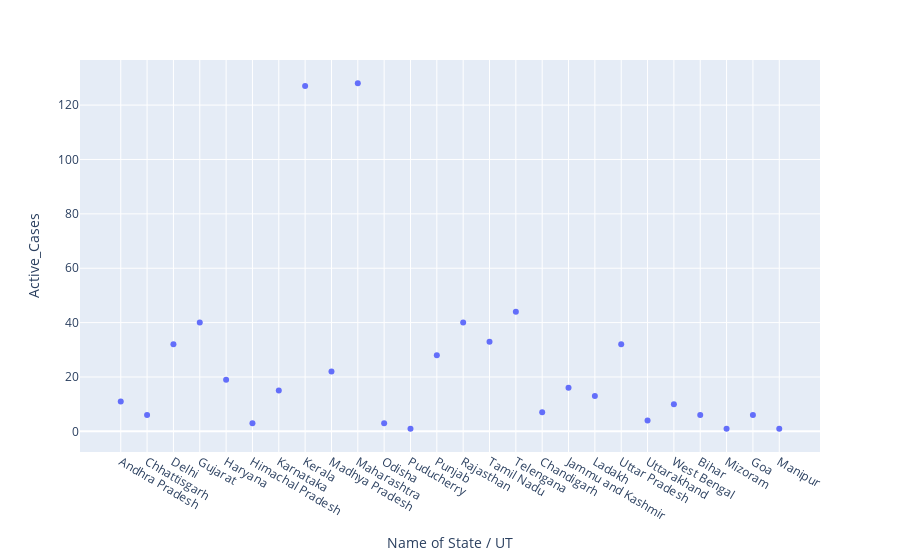

The notebook cell this image was saved under:
### Code cell
#using plotly
px.scatter(india_cases,x='Name of State / UT',y='Active_Cases')

### Figure 1 — Plotly figure (JSON) as saved in the notebook; plotly's stock layout.template omitted (floating-point values rounded to 4 significant figures)
{"data": [{"hovertemplate": "Name of State / UT=%{x}<br>Active_Cases=%{y}<extra></extra>", "legendgroup": "", "marker": {"color": "#636efa", "symbol": "circle"}, "mode": "markers", "name": "", "showlegend": false, "type": "scatter", "x": ["Andhra Pradesh", "Chhattisgarh", "Delhi", "Gujarat", "Haryana", "Himachal Pradesh", "Karnataka", "Kerala", "Madhya Pradesh", "Maharashtra", "Odisha", "Puducherry", "Punjab", "Rajasthan", "Tamil Nadu", "Telengana", "Chandigarh", "Jammu and Kashmir", "Ladakh", "Uttar Pradesh", "Uttarakhand", "West Bengal", "Bihar", "Mizoram", "Goa", "Manipur"], "xaxis": "x", "y": [11, 6, 32, 40, 19, 3, 15, 127, 22, 128, 3, 1, 28, 40, 33, 44, 7, 16, 13, 32, 4, 10, 6, 1, 6, 1], "yaxis": "y"}], "layout": {"legend": {"tracegroupgap": 0}, "margin": {"t": 60}, "xaxis": {"anchor": "y", "domain": [0, 1], "title": {"text": "Name of State / UT"}}, "yaxis": {"anchor": "x", "domain": [0, 1], "title": {"text": "Active_Cases"}}}}
